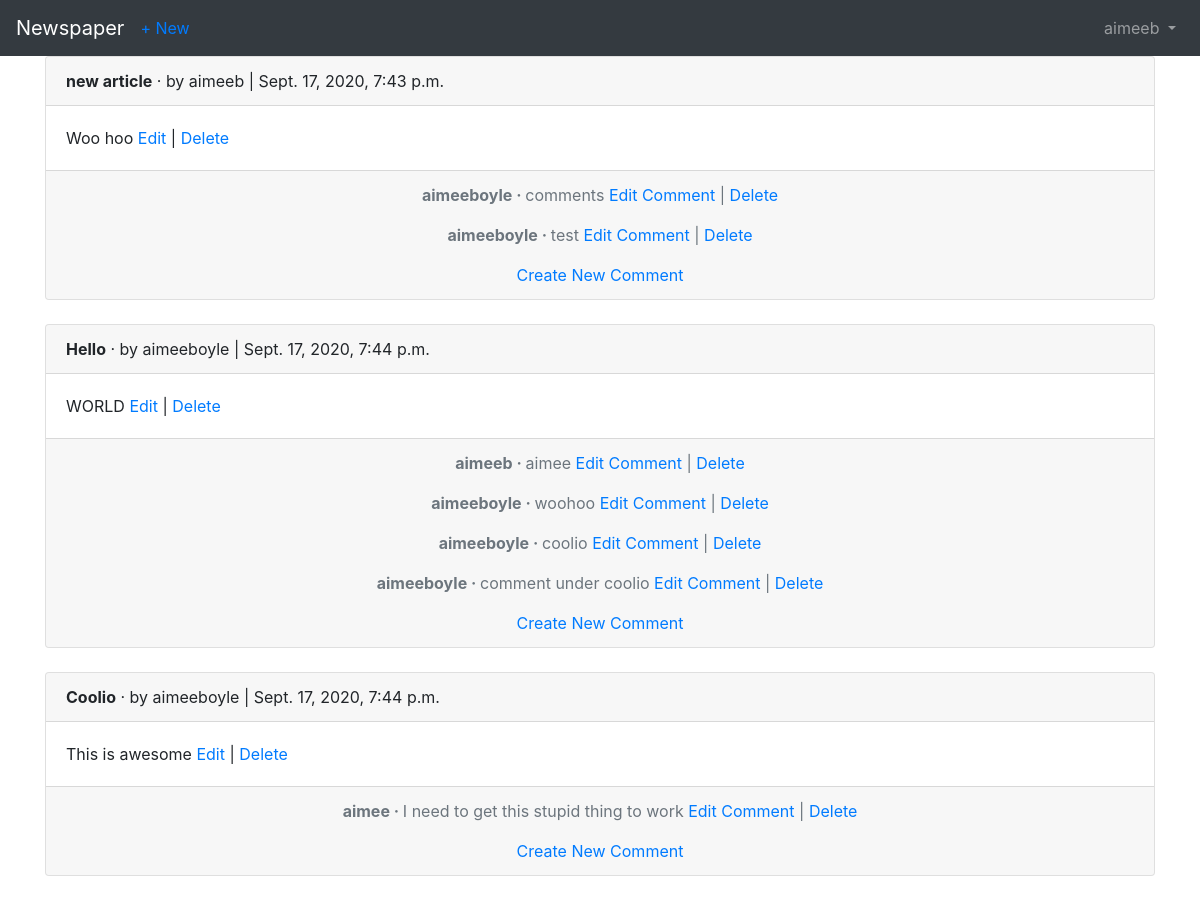
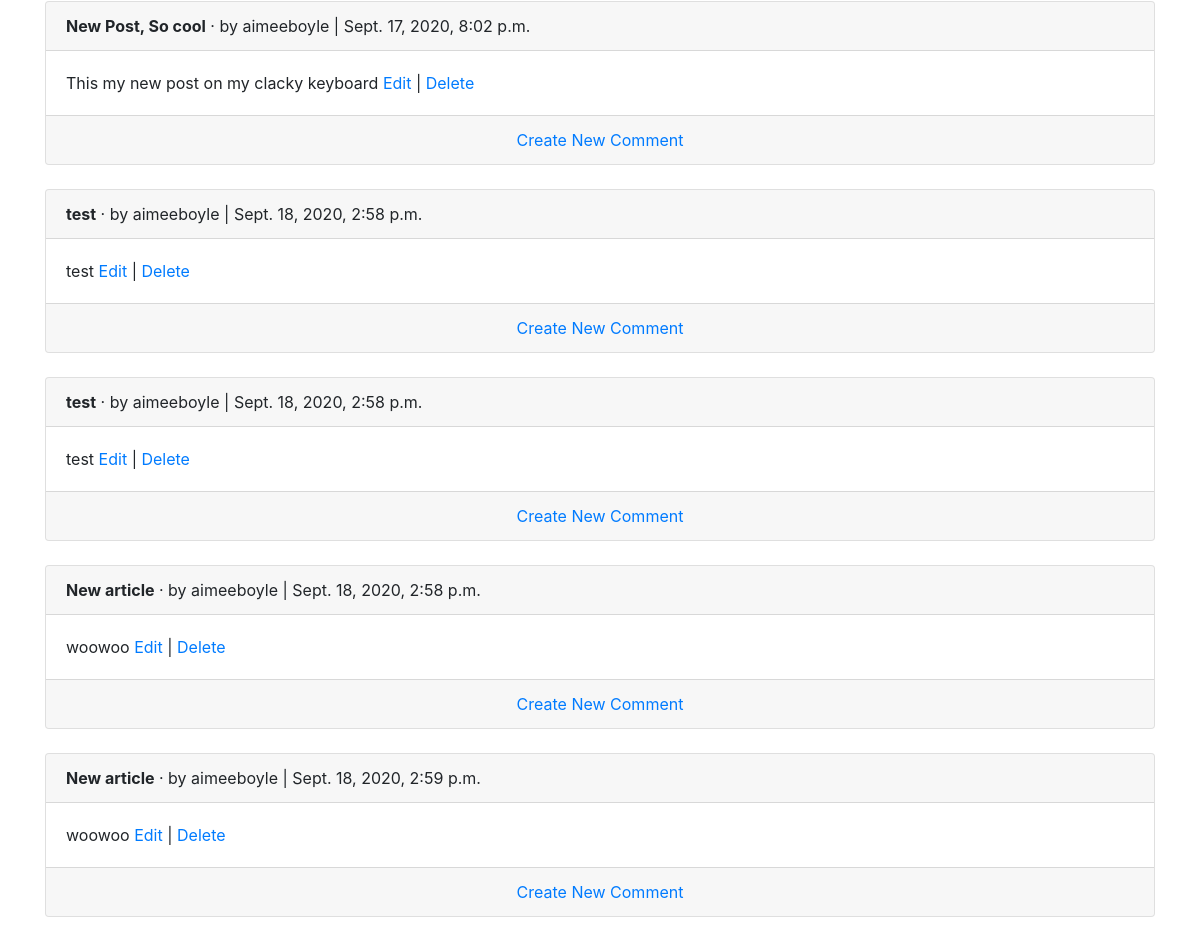
/articles/ (signed in), run on the app's committed database (2 pictures, top to bottom).
### users/models.py (models this page shows)
class CustomUser(AbstractUser):
    age = models.PositiveIntegerField(null=True, blank= True)

### articles/models.py (models this page shows, shortened)
class Article(models.Model):
    title = models.CharField(max_length=255)
    body = models.TextField()
    date = models.DateTimeField(auto_now_add=True)
    author = models.ForeignKey(
        get_user_model(),
        on_delete=models.CASCADE,
    )

class Comment(models.Model):
    article = models.ForeignKey(Article, on_delete=models.CASCADE,   related_name = 'comments',)
    comment = models.CharField(max_length=140)
    author = models.ForeignKey(get_user_model(), on_delete=models.CASCADE)
    def __str__(self):
        return self.comment

### articles/views.py (the view)
# urls.py: path('', ArticleListView.as_view(), name="article_list"),
class ArticleListView(LoginRequiredMixin,  ListView):
    template_name = 'article_list.html'
    model = Article
    context_object_name = 'articles'
    login_url = 'login'

### templates/article_list.html (shortened to what this page needs)
{% extends "base.html" %}
{% block content %}
{% for article in articles %}
    <div class="card">
        <div class="card-header">
            <span class="font-weight-bold">{{article.title}}</span> &middot;
            <span class-"text_muted">by {{article.author}} | {{article.date}}</span>
        </div>
        <div class="card-body">
         {{article.body}}
            <a href="{% url 'article_edit' article.pk %}">Edit</a> | <a href="{% url 'article_delete' article.pk %}">Delete</a>
        </div>
        <div class="card-footer text-center text-muted">
            {% for comment in article.comments.all  %}
                <p>
                    <span class="font-weight-bold"> {{comment.author}} &middot; </span>
                    {{comment}}
                     <a href="{% url  'comment_edit' comment.pk %}">Edit Comment</a> | <a href="{% url  'comment_delete' comment.pk %}">Delete</a>
                </p>
            {% endfor %}
            <div>
                     <a href="{% url 'comment_new' article.pk %}">Create New Comment</a>
                </div>
        </div>
    </div>
    <br / >
{% endfor %}
{% endblock content %}

### templates/base.html (shortened to what this page needs)
<!DOCTYPE html>
<html>
<head>
  <link rel="stylesheet" href="https://stackpath.bootstrapcdn.com/bootstrap/4.5.0/css/bootstrap.min.css">
</head>
<body>
  <nav class="navbar navbar-expand-lg navbar-dark bg-dark">
    <a class="navbar-brand" href="{% url 'home' %}">Newspaper</a>
      {% if user.is_authenticated %}
        <ul class="navbar-nav mr-auto">
          <li class="nav-item"><a href="{% url 'article_new' %}">+ New</a></li>
        </ul>
        {% endif %}
    <div class="collapse navbar-collapse" id="navbarSupportedContent">
      {% if user.is_authenticated %}
        <ul class="navbar-nav ml-auto">
          <li class="nav-item">
            <a class="nav-link dropdown-toggle" href="#" id="navbarDropdown" role="button" data-toggle="dropdown" aria-haspopup="true" aria-expanded="false">
              {{ user.username }}
            </a>
          </li>
        </ul>
      {% endif %}
    </div>
  </nav>
  <main>
    <div class="container">
      {% block content %}
      {% endblock content %}
    </div>
  </main>
</body>
</html>

### data on the page
CustomUser: username "aimeeb"
Article: title "new article", author "aimeeb", date "Sept. 17, 2020, 7:43 p.m.", body "Woo hoo"
Comment: author "aimeeboyle", comment "comments"
Comment: author "aimeeboyle", comment "test"
Article: title "Hello", author "aimeeboyle", date "Sept. 17, 2020, 7:44 p.m.", body "WORLD"
Comment: author "aimeeb", comment "aimee"
Comment: author "aimeeboyle", comment "woohoo"
Comment: author "aimeeboyle", comment "coolio"
Comment: author "aimeeboyle", comment "comment under coolio"
Article: title "Coolio", author "aimeeboyle", date "Sept. 17, 2020, 7:44 p.m.", body "This is awesome"
Comment: author "aimee", comment "I need to get this stupid thing to work"
Article: title "New Post, So cool", author "aimeeboyle", date "Sept. 17, 2020, 8:02 p.m.", body "This my new post on my clacky keyboard"
Article: title "test", author "aimeeboyle", date "Sept. 18, 2020, 2:58 p.m.", body "test"
Article: title "test", author "aimeeboyle", date "Sept. 18, 2020, 2:58 p.m.", body "test"
Article: title "New article", author "aimeeboyle", date "Sept. 18, 2020, 2:58 p.m.", body "woowoo"
Article: title "New article", author "aimeeboyle", date "Sept. 18, 2020, 2:59 p.m.", body "woowoo"
